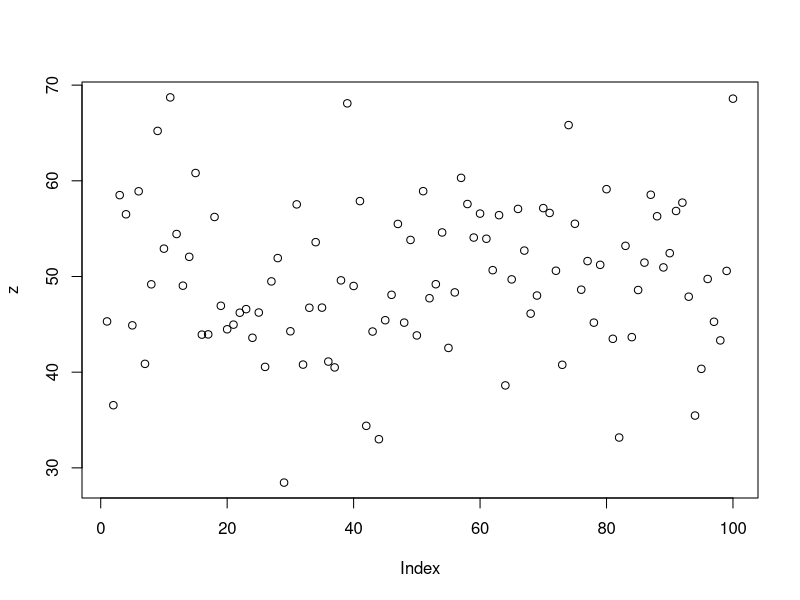
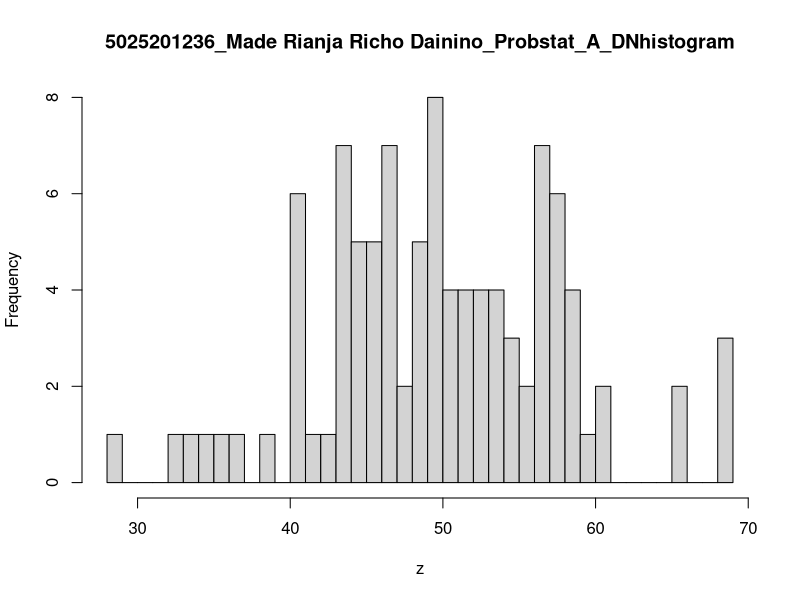

Recreate these plots in R, in order.
# 6a. Fungsi Probabilitas dari Distribusi Normal P(X1 <= x <= X2),
#     hitung Z-Score Nya dan plot data generate randomnya dalam bentuk
#     grafik. Petunjuk(gunakan fungsi plot()).
mean = 50
sd = 8
n = 100
z = rnorm(n, mean, sd)
plot(z)

# 6b. Generate Histogram dari Distribusi Normal dengan breaks 50 dan
#     format penamaan: NRP_Nama_Probstat_{Nama Kelas}_DNhistogram
hist(z, breaks = 50, main="5025201236_Made Rianja Richo Dainino_Probstat_A_DNhistogram")

# 6c. Nilai Varian dari hasil generate random nilai Distribusi Normal.
sd = 8
varian = sd * sd
varian